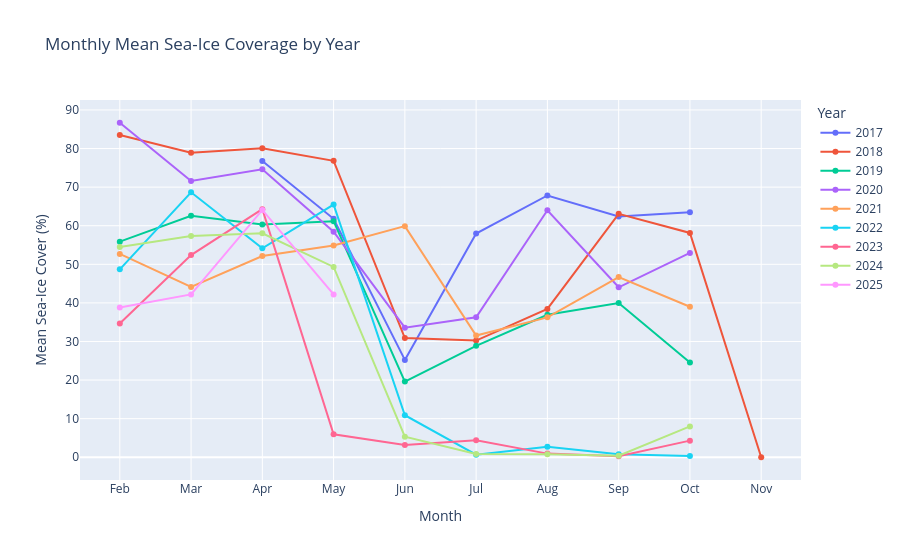

Write notebook code for a chart like this one.
### Code cell
# %% [code]
import plotly.express as px
import calendar

# 1. PREPARE YEAR & MONTH COLUMNS
df['year'] = df.timestamp.dt.year
df['month_num'] = df.timestamp.dt.month

# 2. MONTHLY MEAN ICE COVER BY YEAR
monthly = (
    df
    .groupby(['year', 'month_num'])['ice_pct']
    .mean()
    .reset_index()
)
monthly['month_name'] = monthly['month_num'].apply(lambda m: calendar.month_abbr[m])

# 3. PLOT: Monthly Mean Sea-Ice % by Year
fig = px.line(
    monthly,
    x='month_num', y=monthly['ice_pct']*100,
    color='year', markers=True,
    labels={
        'month_num': 'Month',
        'y': 'Mean Sea-Ice Cover (%)',
        'year': 'Year'
    },
    title='Monthly Mean Sea-Ice Coverage by Year'
)
fig.update_xaxes(
    tickmode='array',
    tickvals=list(range(1,13)),
    ticktext=[calendar.month_abbr[m] for m in range(1,13)]
)
fig.show()

### Figure 1 — Plotly figure (JSON) as saved in the notebook; plotly's stock layout.template omitted (floating-point values rounded to 4 significant figures)
{"data": [{"hovertemplate": "Year=2017<br>Month=%{x}<br>Mean Sea-Ice Cover (%)=%{y}<extra></extra>", "legendgroup": "2017", "line": {"color": "#636efa", "dash": "solid"}, "marker": {"symbol": "circle"}, "mode": "lines+markers", "name": "2017", "orientation": "v", "showlegend": true, "type": "scatter", "x": [4, 5, 6, 7, 8, 9, 10], "xaxis": "x", "y": [76.78, 61.8, 25.23, 57.96, 67.83, 62.4, 63.48], "yaxis": "y"}, {"hovertemplate": "Year=2018<br>Month=%{x}<br>Mean Sea-Ice Cover (%)=%{y}<extra></extra>", "legendgroup": "2018", "line": {"color": "#EF553B", "dash": "solid"}, "marker": {"symbol": "circle"}, "mode": "lines+markers", "name": "2018", "orientation": "v", "showlegend": true, "type": "scatter", "x": [2, 3, 4, 5, 6, 7, 8, 9, 10, 11], "xaxis": "x", "y": [83.49, 78.89, 80.09, 76.83, 30.9, 30.25, 38.45, 63.08, 58.13, 0.0], "yaxis": "y"}, {"hovertemplate": "Year=2019<br>Month=%{x}<br>Mean Sea-Ice Cover (%)=%{y}<extra></extra>", "legendgroup": "2019", "line": {"color": "#00cc96", "dash": "solid"}, "marker": {"symbol": "circle"}, "mode": "lines+markers", "name": "2019", "orientation": "v", "showlegend": true, "type": "scatter", "x": [2, 3, 4, 5, 6, 7, 8, 9, 10], "xaxis": "x", "y": [55.87, 62.59, 60.3, 61.18, 19.6, 28.88, 36.94, 39.98, 24.56], "yaxis": "y"}, {"hovertemplate": "Year=2020<br>Month=%{x}<br>Mean Sea-Ice Cover (%)=%{y}<extra></extra>", "legendgroup": "2020", "line": {"color": "#ab63fa", "dash": "solid"}, "marker": {"symbol": "circle"}, "mode": "lines+markers", "name": "2020", "orientation": "v", "showlegend": true, "type": "scatter", "x": [2, 3, 4, 5, 6, 7, 8, 9, 10], "xaxis": "x", "y": [86.68, 71.57, 74.65, 58.46, 33.57, 36.29, 63.99, 44.05, 52.96], "yaxis": "y"}, {"hovertemplate": "Year=2021<br>Month=%{x}<br>Mean Sea-Ice Cover (%)=%{y}<extra></extra>", "legendgroup": "2021", "line": {"color": "#FFA15A", "dash": "solid"}, "marker": {"symbol": "circle"}, "mode": "lines+markers", "name": "2021", "orientation": "v", "showlegend": true, "type": "scatter", "x": [2, 3, 4, 5, 6, 7, 8, 9, 10], "xaxis": "x", "y": [52.7, 44.11, 52.15, 54.88, 59.89, 31.54, 36.25, 46.69, 39.0], "yaxis": "y"}, {"hovertemplate": "Year=2022<br>Month=%{x}<br>Mean Sea-Ice Cover (%)=%{y}<extra></extra>", "legendgroup": "2022", "line": {"color": "#19d3f3", "dash": "solid"}, "marker": {"symbol": "circle"}, "mode": "lines+markers", "name": "2022", "orientation": "v", "showlegend": true, "type": "scatter", "x": [2, 3, 4, 5, 6, 7, 8, 9, 10], "xaxis": "x", "y": [48.69, 68.67, 54.16, 65.48, 10.89, 0.6564, 2.712, 0.7625, 0.3282], "yaxis": "y"}, {"hovertemplate": "Year=2023<br>Month=%{x}<br>Mean Sea-Ice Cover (%)=%{y}<extra></extra>", "legendgroup": "2023", "line": {"color": "#FF6692", "dash": "solid"}, "marker": {"symbol": "circle"}, "mode": "lines+markers", "name": "2023", "orientation": "v", "showlegend": true, "type": "scatter", "x": [2, 3, 4, 5, 6, 7, 8, 9, 10], "xaxis": "x", "y": [34.66, 52.39, 64.29, 5.932, 3.184, 4.401, 0.9426, 0.27, 4.304], "yaxis": "y"}, {"hovertemplate": "Year=2024<br>Month=%{x}<br>Mean Sea-Ice Cover (%)=%{y}<extra></extra>", "legendgroup": "2024", "line": {"color": "#B6E880", "dash": "solid"}, "marker": {"symbol": "circle"}, "mode": "lines+markers", "name": "2024", "orientation": "v", "showlegend": true, "type": "scatter", "x": [2, 3, 4, 5, 6, 7, 8, 9, 10], "xaxis": "x", "y": [54.51, 57.35, 58.02, 49.31, 5.34, 0.8304, 0.7676, 0.3813, 7.994], "yaxis": "y"}, {"hovertemplate": "Year=2025<br>Month=%{x}<br>Mean Sea-Ice Cover (%)=%{y}<extra></extra>", "legendgroup": "2025", "line": {"color": "#FF97FF", "dash": "solid"}, "marker": {"symbol": "circle"}, "mode": "lines+markers", "name": "2025", "orientation": "v", "showlegend": true, "type": "scatter", "x": [2, 3, 4, 5], "xaxis": "x", "y": [38.83, 42.2, 64.09, 42.2], "yaxis": "y"}], "layout": {"legend": {"title": {"text": "Year"}, "tracegroupgap": 0}, "title": {"text": "Monthly Mean Sea-Ice Coverage by Year"}, "xaxis": {"anchor": "y", "domain": [0, 1], "tickmode": "array", "ticktext": ["Jan", "Feb", "Mar", "Apr", "May", "Jun", "Jul", "Aug", "Sep", "Oct", "Nov", "Dec"], "tickvals": [1, 2, 3, 4, 5, 6, 7, 8, 9, 10, 11, 12], "title": {"text": "Month"}}, "yaxis": {"anchor": "x", "domain": [0, 1], "title": {"text": "Mean Sea-Ice Cover (%)"}}}}
